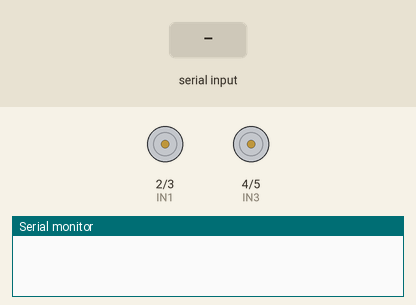
Simulated run of this sketch. Board: Arduino Uno, built with avr-gcc and run on an emulated ATmega328P. Shown: motor-driver pin pairs drawn as motors (green arrow = first pin HIGH = forward, orange = second pin HIGH = backward, longer = more drive), the last lines printed to the serial monitor. The inputs (shaded band) are chosen by the test bench.

Above: at 1.2 s.
1.3 s: "R" received over the second serial link
At 3.0 s:
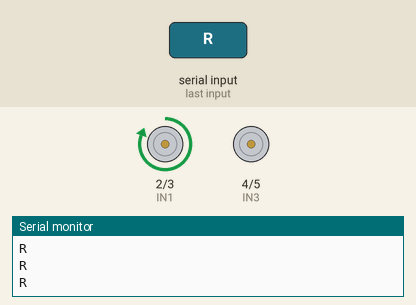
3.8 s: "L" received over the second serial link
At 6.0 s:
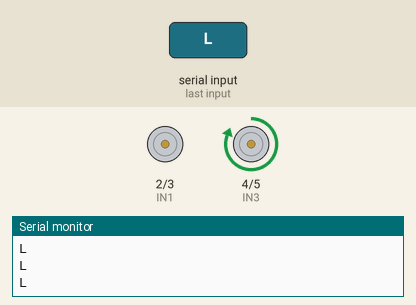
6.3 s: "F" received over the second serial link
At 8.0 s:
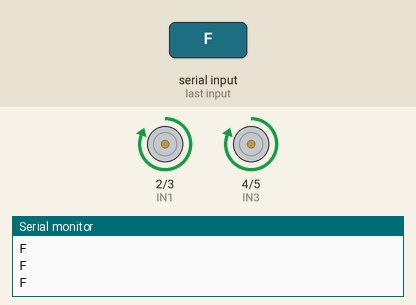
8.8 s: "B" received over the second serial link
At 11.2 s:
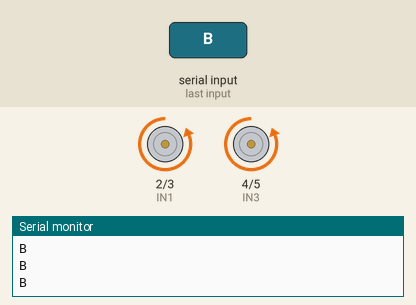
Timing chart, 0 to 12.3 s (numbered marks = the images above; inputs shaded):
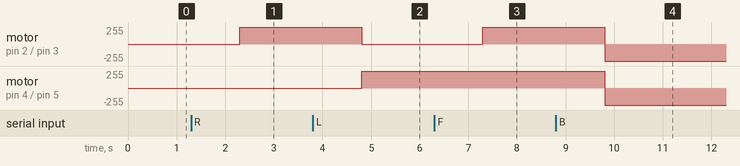

The sketch:

Drummonzinho.ino
```cpp
#include <SoftwareSerial.h>

//# include  <SoftwareSerial.h >  // biblioteca para ajudar no controle do Bluetooth

// #define led 2
int IN1 = 2 ;
int IN2 = 3 ;
// Rodas Esquerda


int IN3 = 4 ;
int IN4 = 5 ;
// Rodas Direita
// ================================================== ==========

SoftwareSerial minhaSerial ( 11 , 10 ); // Portas para TX e RX
String comando; // variável do tipo stringo (vazia)

 void setup () {

  Serial. begin ( 9600 );
  minhaSerial. begin (9600 );

  pinMode (IN1, OUTPUT);
  pinMode (IN2, OUTPUT);
  pinMode (IN3, OUTPUT);
  pinMode (IN4, OUTPUT);

 }

 void loop () {


  if (minhaSerial. available ()) {
    while (minhaSerial. available ()) {
        comando = String(minhaSerial. readString ());
    }
  }
//
//
//virando o carro para a direita
//
   if (comando == "R") {


   digitalWrite (IN3, LOW);
   digitalWrite (IN4, LOW);
   digitalWrite (IN1, HIGH);
   digitalWrite (IN2, LOW);
  }

// Virando o carro para a esquerda.
     if (comando == "L") {

   digitalWrite (IN1, LOW);
   digitalWrite (IN2, LOW);
   digitalWrite (IN3, HIGH);
   digitalWrite (IN4, LOW);


  }

// Parando o carro.
     if (comando == "S") {

   digitalWrite (IN1, LOW);
   digitalWrite (IN2, LOW);
   digitalWrite (IN3, LOW);
   digitalWrite (IN4, LOW);
 }

// Andando para frente.
     if (comando == "F") {

   digitalWrite (IN1, HIGH);
   digitalWrite (IN2, LOW);
   digitalWrite (IN3, HIGH);
   digitalWrite (IN4, LOW);
   }
//
// Andando para Trás.
     if (comando == "B") {

   digitalWrite (IN1, LOW);
   digitalWrite (IN2, HIGH);
   digitalWrite (IN3, LOW);
   digitalWrite (IN4, HIGH);


     }

  Serial. println (comando);


    // comando = ""; // limpando uma variável Command


//      if (Serial.available ()) {
//       delay (10);
//       minhaSerial.write (Serial.read ());
  }
```

Measured:
- after the input at 1.3 s, motor on pin 2 (IN1) / pin 3 (IN2): stopped → forward 255/255 after 1.0 s
- after the input at 3.8 s, motor on pin 2 (IN1) / pin 3 (IN2): forward 255/255 → stopped after 1.0 s; motor on pin 4 (IN3) / pin 5 (IN4): stopped → forward 255/255 after 1.0 s
- after the input at 6.3 s, motor on pin 2 (IN1) / pin 3 (IN2): stopped → forward 255/255 after 1.0 s
- after the input at 8.8 s, motor on pin 2 (IN1) / pin 3 (IN2), motor on pin 4 (IN3) / pin 5 (IN4): forward 255/255 → backward 255/255 after 1.0 s
